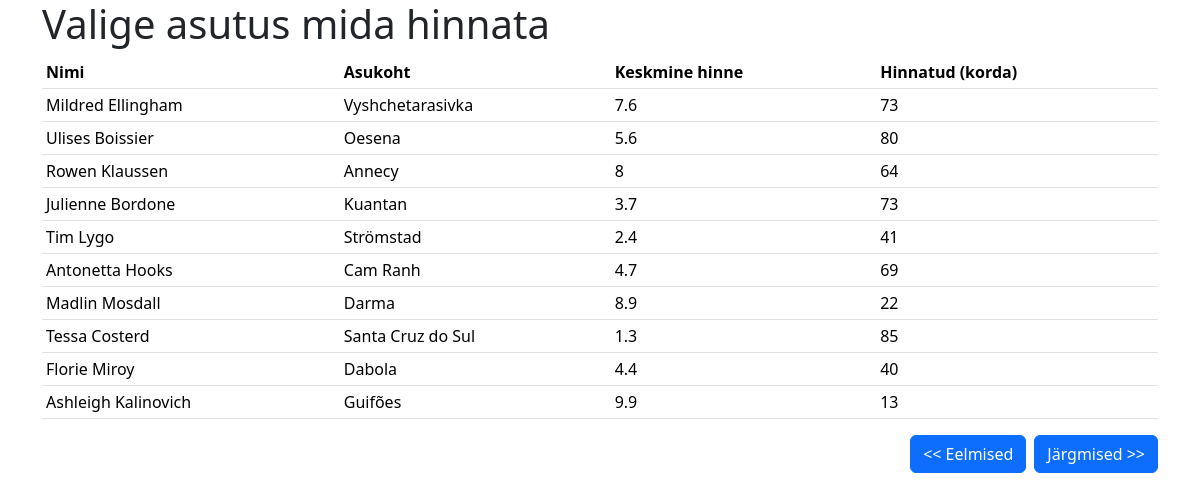
The page /?next=10 on the database its author committed.
### tables this page shows
CREATE TABLE IF NOT EXISTS `toidukohad` (
  `id` int(6) NOT NULL,
  `nimi` varchar(255) NOT NULL,
  `asukoht` varchar(255) NOT NULL,
  `keskmine_hinne` double NOT NULL,
  `hinnatud` int(6) NOT NULL
);

### index.php (the view, shortened to what this page needs)
<?php include('config.php'); ?>
<!doctype html>
<html lang="et">
  <head>
    <link href="https://cdn.jsdelivr.net/npm/bootstrap@5.3.3/dist/css/bootstrap.min.css" rel="stylesheet">
  </head>
  <body>
    <?php
        if (!empty($_GET["s"])) {
            $s = $_GET["s"];
            $paring = 'SELECT * FROM toidukohad WHERE nimi LIKE "%' . $s . '%" ';
        } else {
            $algus = 0;
            if (isset($_GET['next'])) {
                $algus = $_GET['next'];
            } else if (isset($_GET['prev'])) {
                $algus = $_GET['prev'] - 10;
            }
            $paring = "SELECT * FROM toidukohad LIMIT $algus,10";
            $toidukohad_kokku_paring = mysqli_query($yhendus, "SELECT COUNT(*) as kokku FROM toidukohad");
            $toidukohad_kokku = mysqli_fetch_assoc($toidukohad_kokku_paring)['kokku'];
            $next = $algus + 10;
            $prev = $algus - 10;
        }
        $valjund = mysqli_query($yhendus, $paring);
    ?>
    <div class="container">
        <h1>Valige asutus mida hinnata</h1>
        <table class="table table-sm">
            <tr>
                <th>Nimi</th>
                <th>Asukoht</th>
                <th>Keskmine hinne</th>
                <th>Hinnatud (korda)</th>
            </tr>
        <?php
        while($rida = mysqli_fetch_assoc($valjund)){
        ?>
            <tr>
                <td><?php echo $rida['nimi']; ?></td>
                <td><?php echo $rida['asukoht']; ?></td>
                <td><?php echo $rida['keskmine_hinne']; ?></td>
                <td><?php echo $rida['hinnatud']; ?></td>
            </tr>
        <?php
        }
        ?>
        </table>
        <div class="d-flex justify-content-end">
            <a href="?prev=<?php echo $prev; ?>" class="btn btn-primary <?php if ($algus == 0) echo 'disabled'; ?>" role="button" aria-disabled="<?php if ($algus == 0) echo 'true'; ?>">&lt;&lt; Eelmised</a>
            <a href="?next=<?php echo $next; ?>" class="btn btn-primary ms-2 <?php if ($algus + 10 >= $toidukohad_kokku) echo 'disabled'; ?>" role="button" aria-disabled="<?php if ($algus + 10 >= $toidukohad_kokku) echo 'true'; ?>">Järgmised &gt;&gt;</a>
        </div>
    </div>
  </body>
</html>

### rows shown on the page
toidukohad: nimi "Mildred Ellingham", asukoht "Vyshchetarasivka", keskmine_hinne "7.6", hinnatud "73"
toidukohad: nimi "Ulises Boissier", asukoht "Oesena", keskmine_hinne "5.6", hinnatud "80"
toidukohad: nimi "Rowen Klaussen", asukoht "Annecy", keskmine_hinne "8", hinnatud "64"
toidukohad: nimi "Julienne Bordone", asukoht "Kuantan", keskmine_hinne "3.7", hinnatud "73"
toidukohad: nimi "Tim Lygo", asukoht "Strömstad", keskmine_hinne "2.4", hinnatud "41"
toidukohad: nimi "Antonetta Hooks", asukoht "Cam Ranh", keskmine_hinne "4.7", hinnatud "69"
toidukohad: nimi "Madlin Mosdall", asukoht "Darma", keskmine_hinne "8.9", hinnatud "22"
toidukohad: nimi "Tessa Costerd", asukoht "Santa Cruz do Sul", keskmine_hinne "1.3", hinnatud "85"
toidukohad: nimi "Florie Miroy", asukoht "Dabola", keskmine_hinne "4.4", hinnatud "40"
toidukohad: nimi "Ashleigh Kalinovich", asukoht "Guifões", keskmine_hinne "9.9", hinnatud "13"
